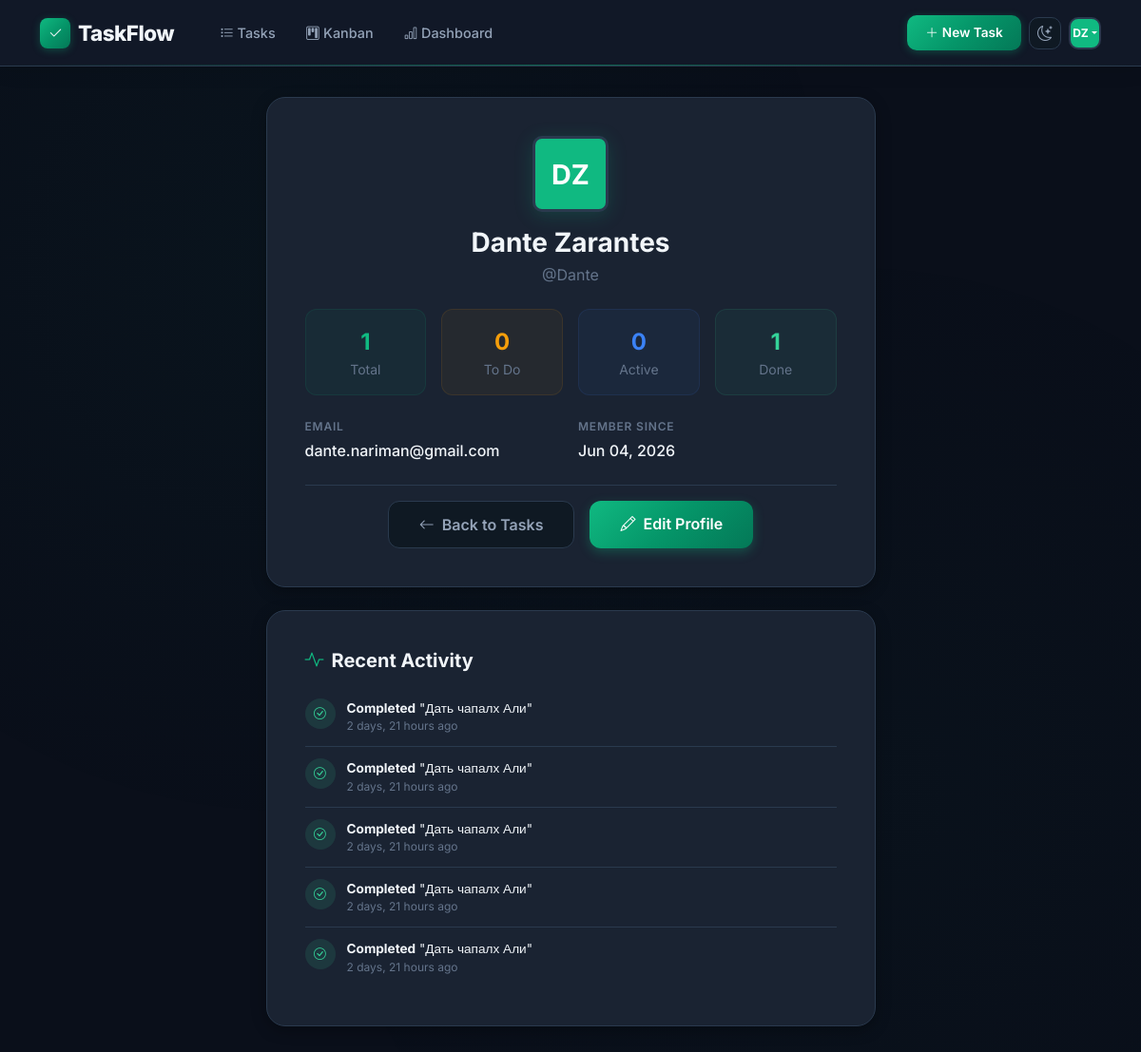
/profile/ (signed in), run on the app's committed database.
### tasks/models.py (models this page shows, shortened)
class Profile(models.Model):
    user = models.OneToOneField(User, on_delete=models.CASCADE, related_name='profile')
    avatar_color = models.CharField(max_length=7, default='#10b981')
    bio = models.TextField(max_length=500, blank=True)
    location = models.CharField(max_length=100, blank=True)
    theme = models.CharField(max_length=10, choices=[('dark', 'Dark'), ('light', 'Light')], default='dark')
    created_at = models.DateTimeField(auto_now_add=True)
    @property
    def initials(self):
        if self.user.first_name and self.user.last_name:
            return f"{self.user.first_name[0]}{self.user.last_name[0]}".upper()
        return self.user.username[:2].upper()

class Activity(models.Model):
    ACTION_CHOICES = [
        ('created', 'Created'),
        ('updated', 'Updated'),
        ('completed', 'Completed'),
        ('reopened', 'Reopened'),
        ('deleted', 'Deleted'),
    ]
    user = models.ForeignKey(User, on_delete=models.CASCADE, related_name='activities')
    task_title = models.CharField(max_length=200)
    action = models.CharField(max_length=15, choices=ACTION_CHOICES)
    timestamp = models.DateTimeField(auto_now_add=True)
    class Meta:
        ordering = ['-timestamp']
        verbose_name_plural = 'Activities'
    @property
    def icon(self):
        icons = {
            'created': 'bi-plus-circle',
            'updated': 'bi-pencil',
            'completed': 'bi-check-circle',
            'reopened': 'bi-arrow-counterclockwise',
            'deleted': 'bi-trash3',
        }
        return icons.get(self.action, 'bi-circle')
    @property
    def color(self):
        colors = {
            'created': '#10b981',
            'updated': '#3b82f6',
            'completed': '#34d399',
            'reopened': '#f59e0b',
            'deleted': '#ef4444',
        }
        return colors.get(self.action, '#94a3b8')

### tasks/views.py (the view)
# urls.py: path('profile/', views.profile_view, name='profile'),
@login_required
def profile_view(request):
    profile, _ = Profile.objects.get_or_create(user=request.user)
    user_tasks = Task.objects.filter(user=request.user)
    stats = {
        'total': user_tasks.count(),
        'completed': user_tasks.filter(status='done').count(),
        'in_progress': user_tasks.filter(status='in_progress').count(),
        'pending': user_tasks.filter(status='todo').count(),
    }
    recent_activity = Activity.objects.filter(user=request.user)[:10]
    context = {
        'profile': profile,
        'stats': stats,
        'recent_activity': recent_activity,
    }
    return render(request, 'accounts/profile.html', context)

### templates/accounts/profile.html (shortened to what this page needs)
{% extends 'base.html' %}
{% block content %}
<div class="row justify-content-center">
    <div class="col-md-8 col-lg-7">
        <div class="detail-card animate-in">
            <div class="text-center mb-4">
                <div class="avatar-sm mx-auto mb-3" style="width: 80px; height: 80px; font-size: 1.8rem; background: {{ profile.avatar_color }}; border: 3px solid var(--border-color); box-shadow: 0 4px 20px rgba(16, 185, 129, 0.2);">
                    {{ profile.initials }}
                </div>
                <h3 class="fw-bold mb-1" style="color: var(--text-primary);">{{ user.get_full_name|default:user.username }}</h3>
                <p style="color: var(--text-muted);" class="mb-0">@{{ user.username }}</p>
            </div>
            <div class="row g-3 mb-4">
                <div class="col-3">
                    <div class="text-center p-3" style="background: rgba(16, 185, 129, 0.05); border-radius: 12px; border: 1px solid rgba(16, 185, 129, 0.1);">
                        <div class="fw-bold fs-4" style="color: var(--green-primary);">{{ stats.total }}</div>
                        <div class="small" style="color: var(--text-muted);">Total</div>
                    </div>
                </div>
                <div class="col-3">
                    <div class="text-center p-3" style="background: rgba(245, 158, 11, 0.05); border-radius: 12px; border: 1px solid rgba(245, 158, 11, 0.1);">
                        <div class="fw-bold fs-4" style="color: var(--accent-amber);">{{ stats.pending }}</div>
                        <div class="small" style="color: var(--text-muted);">To Do</div>
                    </div>
                </div>
                <div class="col-3">
                    <div class="text-center p-3" style="background: rgba(59, 130, 246, 0.05); border-radius: 12px; border: 1px solid rgba(59, 130, 246, 0.1);">
                        <div class="fw-bold fs-4" style="color: var(--accent-blue);">{{ stats.in_progress }}</div>
                        <div class="small" style="color: var(--text-muted);">Active</div>
                    </div>
                </div>
                <div class="col-3">
                    <div class="text-center p-3" style="background: rgba(52, 211, 153, 0.05); border-radius: 12px; border: 1px solid rgba(52, 211, 153, 0.1);">
                        <div class="fw-bold fs-4" style="color: var(--green-light);">{{ stats.completed }}</div>
                        <div class="small" style="color: var(--text-muted);">Done</div>
                    </div>
                </div>
            </div>
            <div class="row g-3 mb-4">
                <div class="col-md-6">
                    <div class="detail-label">Email</div>
                    <div class="detail-value">{{ user.email|default:"Not set" }}</div>
                </div>
                <div class="col-md-6">
                    <div class="detail-label">Member Since</div>
                    <div class="detail-value">{{ user.date_joined|date:"M d, Y" }}</div>
                </div>
            </div>
            <div class="d-flex gap-3 justify-content-center pt-3 border-top">
                <a href="{% url 'task_list' %}" class="btn btn-cancel">
                    <i class="bi bi-arrow-left me-1"></i> Back to Tasks
                </a>
                <a href="{% url 'profile_edit' %}" class="btn btn-submit">
                    <i class="bi bi-pencil me-1"></i> Edit Profile
                </a>
            </div>
        </div>
    </div>
    {% if recent_activity %}
    <div class="col-md-8 col-lg-7 mt-4">
        <div class="detail-card animate-in" style="animation-delay: 0.2s;">
            <h5 class="fw-bold mb-3" style="color: var(--text-primary);">
                <i class="bi bi-activity me-2" style="color: var(--green-primary);"></i>Recent Activity
            </h5>
            <div class="activity-feed">
                {% for activity in recent_activity %}
                <div class="activity-item">
                    <div class="activity-icon" style="background: {{ activity.color }}20; color: {{ activity.color }};">
                        <i class="bi {{ activity.icon }}"></i>
                    </div>
                    <div class="flex-grow-1">
                        <div style="color: var(--text-primary); font-size: 0.85rem;">
                            <strong>{{ activity.get_action_display }}</strong> "{{ activity.task_title|truncatewords:6 }}"
                        </div>
                        <div style="color: var(--text-muted); font-size: 0.75rem;">
                            {{ activity.timestamp|timesince }} ago
                        </div>
                    </div>
                </div>
                {% endfor %}
            </div>
        </div>
    </div>
    {% endif %}
</div>
{% endblock %}

### templates/base.html (shortened to what this page needs)
<!DOCTYPE html>
<html lang="en" data-theme="dark">
<head>
    <link href="https://cdn.jsdelivr.net/npm/bootstrap@5.3.2/dist/css/bootstrap.min.css" rel="stylesheet">
    <link href="https://cdn.jsdelivr.net/npm/bootstrap-icons@1.11.2/font/bootstrap-icons.min.css" rel="stylesheet">
</head>
<body>
    <nav class="navbar navbar-expand-lg">
        <div class="container">
            <a class="navbar-brand" href="{% url 'task_list' %}">
                <span class="brand-icon"><i class="bi bi-check2"></i></span>
                TaskFlow
            </a>
            <div class="collapse navbar-collapse" id="navbarNav">
                {% if user.is_authenticated %}
                <ul class="navbar-nav me-auto ms-3">
                    <li class="nav-item">
                        <a class="nav-link nav-link-custom {% if request.resolver_match.url_name == 'task_list' %}active{% endif %}" href="{% url 'task_list' %}">
                            <i class="bi bi-list-task me-1"></i>Tasks
                        </a>
                    </li>
                    <li class="nav-item">
                        <a class="nav-link nav-link-custom {% if request.resolver_match.url_name == 'kanban' %}active{% endif %}" href="{% url 'kanban' %}">
                            <i class="bi bi-kanban me-1"></i>Kanban
                        </a>
                    </li>
                    <li class="nav-item">
                        <a class="nav-link nav-link-custom {% if request.resolver_match.url_name == 'dashboard' %}active{% endif %}" href="{% url 'dashboard' %}">
                            <i class="bi bi-bar-chart me-1"></i>Dashboard
                        </a>
                    </li>
                </ul>
                <div class="d-flex align-items-center gap-2">
                    <a href="{% url 'task_create' %}" class="btn btn-create" title="New Task (N)">
                        <i class="bi bi-plus-lg me-1"></i>New Task
                    </a>
                    <button class="theme-toggle" id="themeToggle" title="Toggle theme (T)" aria-label="Toggle theme">
                        <i class="bi bi-moon-stars" id="themeIcon"></i>
                    </button>
                    <div class="dropdown">
                        <a href="#" class="avatar-sm dropdown-toggle text-decoration-none" data-bs-toggle="dropdown" aria-expanded="false" style="background: {{ user.profile.avatar_color|default:'#10b981' }};">
                            {{ user.profile.initials }}
                        </a>
                    </div>
                </div>
                {% endif %}
            </div>
        </div>
    </nav>
    <main class="main-content">
        <div class="container">
            {% block content %}{% endblock %}
        </div>
    </main>
</body>
</html>

### data on the page
Profile: initials "DZ"
Activity: action "Completed", task_title "Дать чапалх Али", timestamp "2 days, 21 hours"
Activity: action "Completed", task_title "Дать чапалх Али", timestamp "2 days, 21 hours"
Activity: action "Completed", task_title "Дать чапалх Али", timestamp "2 days, 21 hours"
Activity: action "Completed", task_title "Дать чапалх Али", timestamp "2 days, 21 hours"
Activity: action "Completed", task_title "Дать чапалх Али", timestamp "2 days, 21 hours"

### other printed values
{{ user.profile.initials }} "DZ"
{{ user.get_full_name|default:user.username }} "Dante Zarantes"
{{ user.username }} "Dante"
{{ stats.total }} "1"
{{ stats.pending }} "0"
{{ stats.in_progress }} "0"
{{ stats.completed }} "1"
{{ user.email|default:"Not set" }} "dante.nariman@gmail.com"
{{ user.date_joined|date:"M d, Y" }} "Jun 04, 2026"
